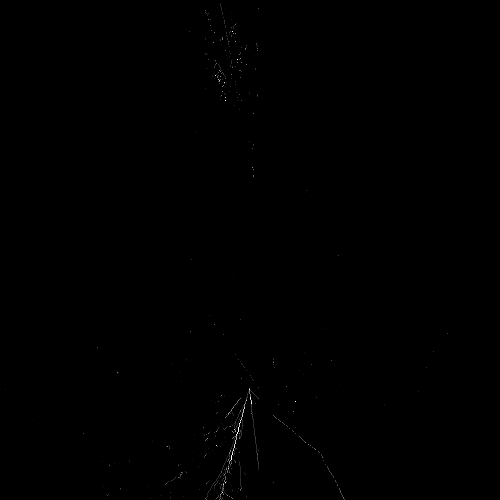
#> input picture test_images/image_U.png, 500 x 500 px; its folder holds 4 pictures in this run; the run also reads 1 picture not shown here
$ jupyter execute --allow-errors dune_cvn_nusteam.ipynb   (shell and % lines are left out)
#> lines starting #> are read from the running program, lines starting #| are printed output that depends on the picture
### Use for Google Colab (not local Jupyter Notebook)

[cell 1]
%cd dune-cvn

# CVN Tutorial

The `dataset` folder contains 20 events in .gz files. Each .gz file is a compressed binary made up of three 500x500 images for the DUNE HD design, with 2 induction planes and 1 collection plane.

There's also a `dataset_highstats` folder which we will use here that contains 100 events for each of `nueCC`, `numuCC` and `NC`, in the same .gz format

To access the truth labels for these events, we will need to read in pickle (`.p`) files.

## Loading & Plotting pixel maps

[cell 2]
# import some useful modules
from utils import *

[cell 3]
# some useful variables for our code
test_values = []
TEST_PARAMS = {'batch_size':1, #batch size for network evaluation (model.predict)
               'images_path':'dataset_info', # folder where all the images lie
               'shuffle':False, # whether we want to shuffle the files (doesn't matter for us, since we're just evaluating them one by one)
               'test_values':test_values}

Here, we'll load the truth labels from the `.p` files.

[cell 4]
# load dataset into IDs, labels
def get_labels(flav):
  #print('Reading dataset from serialized file...')
  filename = TEST_PARAMS['images_path']+'/'+flav+'/partition_'+flav+'.p'
  with open(filename, 'rb') as partition_file:
      labels = pk.load(partition_file)
      IDs = list(labels.keys())
  #print('Loaded. Number of test examples for flavor %s : %d'%(flav,len(IDs)))
  return IDs, labels

#> (a cell that did not finish here is left out)

#> (a cell that did not finish here is left out)

#> (a cell that did not finish here is left out)

`labels` is a dictionary that contains the truth information for each event indexed by keys `'0' - '99'`. Remember the CNN has been trained to predict a bunch of information about the topology and not just the flavor. We will only focus on the flavor tagging aspect for now, which is given by the second element of the list

#> (a cell that did not finish here is left out)

The second element is enumerated as:

*   0 - numuCC
*   1 - nueCC
*   2 - nutauCC
*   3 - NC

[cell 9]
import zlib
# this function reads the .gz image file given an argument like '0' or '1' or '2' and so on
def get_pixelmap(key, flav): # with a default value
    path = TEST_PARAMS['images_path']+'/'+flav
    with open(path+'/event'+key+'.gz', 'rb') as image_file:
        pixels = np.frombuffer(bytearray(zlib.decompress(image_file.read())), dtype=np.uint8).reshape(3, 500, 500)
        return pixels

[cell 10]
def get_eventinfo(key, flav):
    path = TEST_PARAMS['images_path']+'/'+flav
    ret = {}
    with open(path+'/event'+key+'.info', 'rb') as info_file:
        info = info_file.readlines()
        ret['NuPDG'] = int(info[7].strip())
        ret['NuEnergy'] = float(info[1])
        ret['LepEnergy'] = float(info[2])
        ret['Interaction'] = int(info[0].strip()) % 4
        ret['NProton'] = int(info[8].strip())
        ret['NPion'] = int(info[9].strip())
        ret['NPiZero'] = int(info[10].strip())
        ret['NNeutron'] = int(info[11].strip())
        #ret['OscWeight'] = float(info[6])
    return ret

#> (a cell that did not finish here is left out)

The pixel map is a `3x500x500` array of integers. Each pixel represents the energy deposited, but digitized into a 16-bit integer. Lets try to plot them to see how it looks

[cell 12]
import matplotlib.pylab as plt

# useful variable which we use in the code later on
flav_keys=['numucc', 'nuecc', 'nutaucc', 'NC']
# function meant to draw an image. Input here is the image that we obtain from the previous function get_pixelmap
def draw_single_pm(pm):
    fig, axs = plt.subplots(1, 3, figsize=(15, 5))
    fig.suptitle('Pixel Maps')
    titles = ['U', 'V', 'Z']
    for i in range(3):
        maps = np.swapaxes(pm[i], 0, 1)
        axs[i].imshow(maps, interpolation='none', cmap='twilight')
        axs[i].set_xlabel('Wire')
        axs[i].set_ylabel('TDC')
        axs[i].title.set_text(titles[i])
    plt.show()

#> (a cell that did not finish here is left out)

Here, the x-axis is the `Wire` number associated with that anode-plane. `U` and `V` denoting the induction planes and `Z` denoting the collection. TDC refers to the time tick which is related to the time it takes for the drift electrons to travel to the anode plane from the ionization point.

We can also look at some relevant information about the event that makes up the image above.

#> (a cell that did not finish here is left out)

NuEnergy and LepEnergy denotes the neutrino and lepton energy respectively
The PDG codes denote the type of neutrino where :

 -  12 (-12) : nue (anti-nue)
 -  14 (-14) : numu (anti-numu)
 -  16 (-16) : nutau (anti-nutau)
 -  1 : NC (since distinguishing the flavor is not possible)

The Interaction codes denote the type of interaction the neutrino had with the nucleus where :

 - 0 : QuasiElastic (QE)
 - 1 : Delta-Resonance (RES)
 - 2 : Deep Inelastic Scattering (DIS)
 - 3 : Other

There is also information about the type and number of important final state particles. Bear in mind, that these numbers have a certain threshold cut, so if for eg a proton in the final state doesn't have enough energy deposits it will not count towards the total

## Running pre-trained model over pixel maps

Now let's try to evaluate our trained network on these images. For that we have to first re-jig the pixel array we got from the `.gz` file into a numpy array format that the network expects.

[cell 15]
# convert image from .gz file (3 images, 500x500 pixels) to some format that the neural network understands
def convert_pm(pm):
    views = len(pm)
    planes = pm.shape[1]
    cells = pm.shape[2]

    X = [None]*views
    for view in range(views):
        X[view] = np.zeros((1, planes, cells, 1), dtype='float32')
    for view in range(views):
        X[view][0, :, :, :] = pm[view, :, :].reshape(planes, cells, 1)
    return X

[cell 16]
# loads the already trained neural network model for evaluation
def get_model(print_model=False):
#> called with print_model = False
    with open('saved_model/model.json', 'r') as json_file:
#> (reads saved_model/model.json from the repository)
        loaded_model_json = json_file.read()
        model = model_from_json(loaded_model_json)
        model.load_weights('saved_model/weights.h5')

    if(print_model):
        model.summary()
    return model
#> (the rest of this cell did not finish here and is left out)

[cell 17]
# return list of flavor scores for each pixel map
def get_scores(pm):
    scores = model.predict(convert_pm(pm))
    return scores[1]

## Manipulating Images and Evaluating Results from CVN

Let's try to print the results of the network evaluation along with the plot above for a nice summary on what's happening for each event.

The following code also allows us to manipulate images in ways like :

*   Flipping - flip the images horizontally and then evaluate the network
*   TurnOff - Turning off one image out of the 3 and see how the network responds to having lesser information.

But for now, we won't have to worry about this.

[cell 18]
# print results of network evaluation on input image
def print_pminfo(pm, ID, flav):
    print('Results of network evaluation on pixel map')
    scores = model.predict(convert_pm(pm))
    IDs, labels = get_labels(flav)
    flav_score = np.max(scores[1], axis=1)
    flav_pred = np.argmax(scores[1], axis=1)
    print('CVN score for pred label : %f, True Label : %s, Pred Label : %s'%
      (flav_score[0], flav_keys[labels[ID][1]], flav_keys[flav_pred[0]]))
    print('CVN score for true label : ', scores[1][0][labels[ID][1]])
    print('All scores :', scores[1])

# draw image and also print results of network evaluation
# flip = True, False (to flip each image horizontally)
# turnoff = 0, 1 or 2 (to turn off particular images before evaluation)
def show_pminfo(key, flav, flip=False, turnoff=None):

    pm = get_pixelmap(key, flav)
    info = get_eventinfo(key, flav)
    pm2 = pm
    if flip:
        #pm2 = np.empty(pm.shape, dtype=np.uint8)
        # flips the image
        for view in range(3):
            pm2[view] = np.flip(pm[view], axis=1)

    if turnoff is not None:
        assert (turnoff < 3 and turnoff >= 0), "turnoff can only be 0, 1 or 2"
        pm2[turnoff] = np.zeros(pm[turnoff].shape, dtype=np.uint8)

    draw_single_pm(pm2)
    print_pminfo(pm2, key, flav)
    print("Other info : \n", info)

#> (a cell that did not finish here is left out)

Here we have:

*   The predicted label and the true label along with the "likelihood" score the network gives for its prediction
*   In cases where the network gets it wrong, its also useful to see what the score was for the true label
*   Finally, a list of all scores for each of the 4 labels

Let's now try to save the pixel maps as images and then read them back in the format that the network needs to predict the output. Each view is saved as a separate image.

[cell 20]
# save as image
from PIL import Image

def convert_8bit(x):
    img_8 = (((x - np.min(x)) / (np.max(x) - np.min(x))) * 255.9).astype(np.uint8)
    ret = Image.fromarray(img_8)
    return ret

def save_pmfig(pm,name='image'):
    titles = ['U', 'V', 'Z']
    for i in range(3):
        maps = convert_8bit(pm[i])
        maps.save('test_images/'+name+'_'+titles[i]+'.png')
        #plt.imsave(name+'_'+titles[i]+'.png',maps)

[cell 21]
def read_pmfig(name='image'):
#> called with name = 'image'
    titles = ['U', 'V', 'Z']
    pm = []
    for i in range(3):
        maps = plt.imread('test_images/'+name+'_'+titles[i]+'.png')
#> maps is the input picture: shape (500, 500) float32; min 0, max 1, mean 0.00109

        maps_resized = resize(maps, (500,500,1))
        maps_resized.reshape(500, 500)
        maps_resized = (maps_resized - np.min(maps_resized))/(np.max(maps_resized)-np.min(maps_resized))
        maps_resized = maps_resized*255
        maps_resized = maps_resized.astype(np.uint8)

        pm.append(maps_resized)

    pm = np.array(pm).reshape(3, 500, 500)
    return pm

Save pixel map object we were looking at and read it back into a new object. The read function rescales it to an 8-bit pixel map with values between 0-255. We save these images to `image_U.png`, `image_V.png` and `image_Z.png`

#> (a cell that did not finish here is left out)

Now read back those images without any modifications

[cell 23]
pm2 = read_pmfig()

Let's compare between original and new image as a cross-check. Note that there could be some change in information being fed into the network from the new image even here but is expected to be fairly small. Let's now plot the images that we've read without any modifications

[cell 24]
draw_single_pm(pm2)
#> the loop in draw_single_pm, `for i in range(3):` made 3 passes
#> pass 2, in draw_single_pm, `maps = np.swapaxes(pm[i], 0, 1)`:
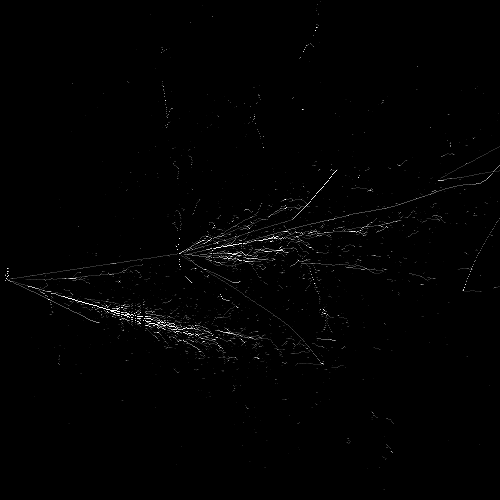
#> maps: shape (500, 500); min 0, max 255, mean 1.9
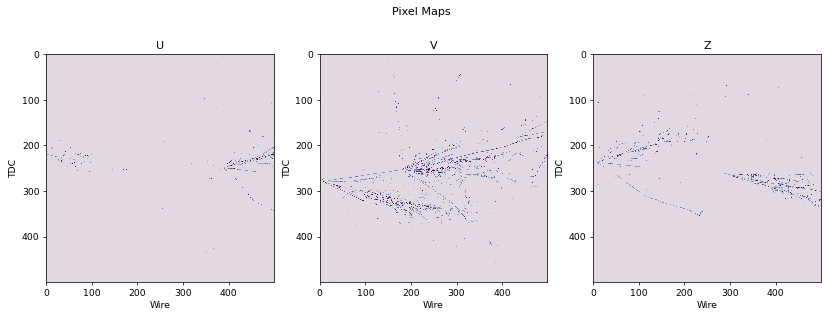
#> figure drawn by matplotlib, 3 panels

Let's compare the scores when we don't edit the images locally as a cross-check first.

#> (a cell that did not finish here is left out)

As expected the scores are nearly identical. Now let's modify the saved images by blocking out one of the showers that is further out from the vertex and looks like it comes from a Pi0. These images are stored locally as `image_modified_U.png` and so on for view `V` and `Z`.

#> (a cell that did not finish here is left out)
